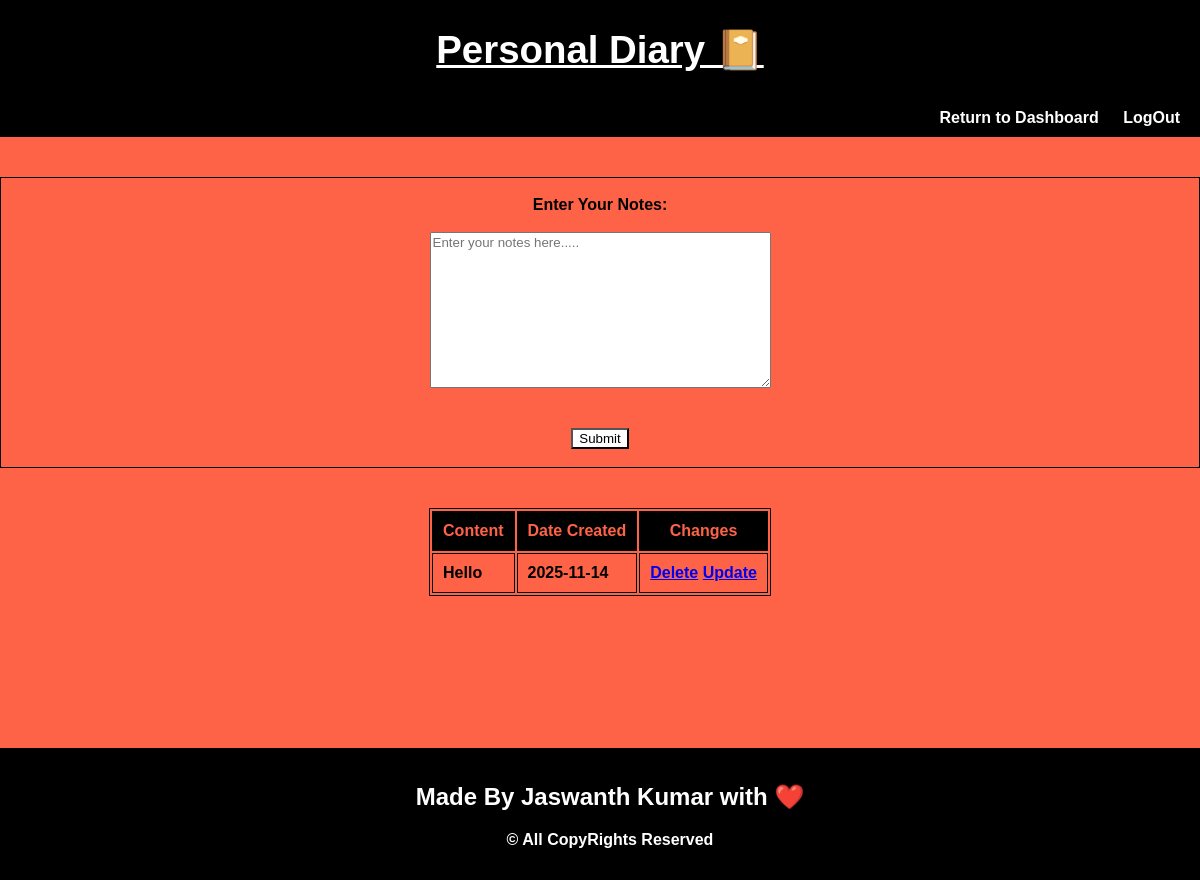
/personalnotes (signed in), run on an earlier commit of the app's database.
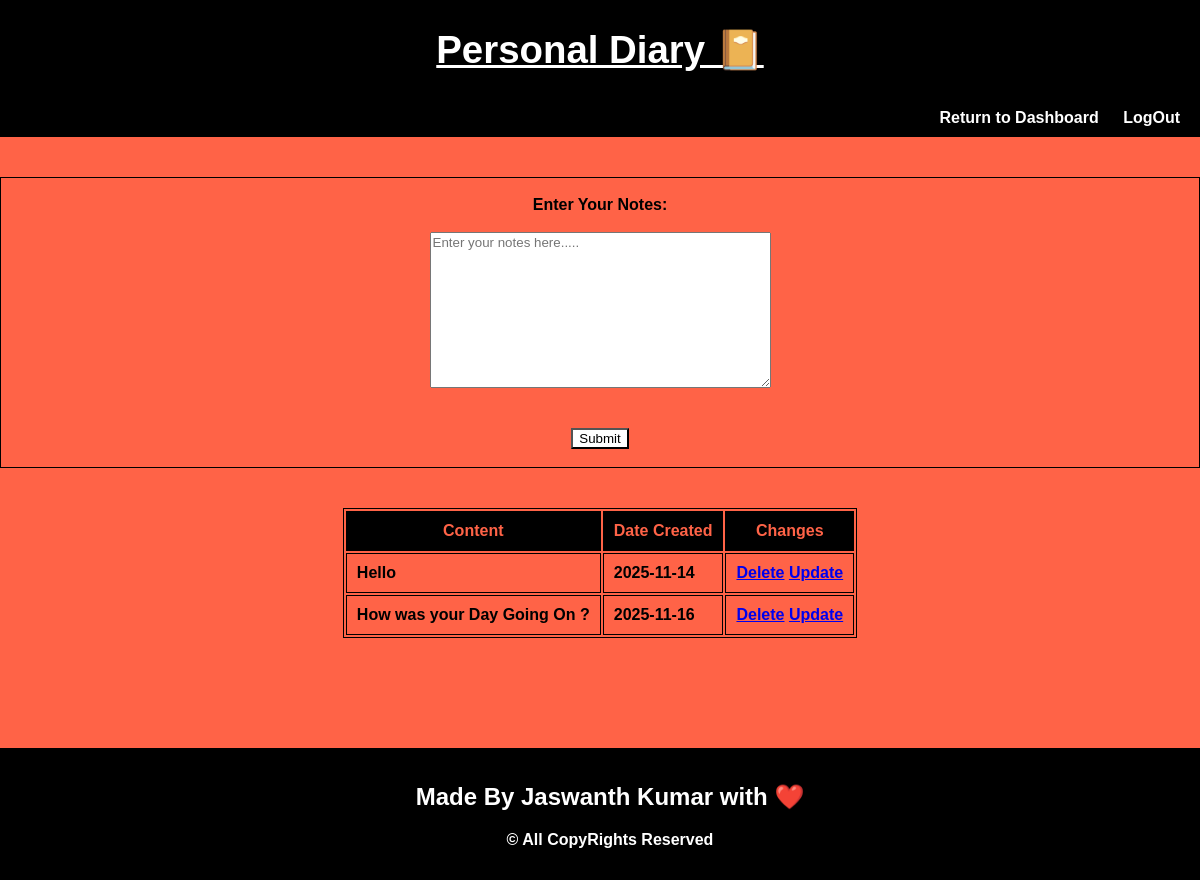
And on a later commit of the database.
### app.py (models this page shows)
class Note(db.Model):
    id = db.Column(db.Integer, primary_key=True)
    note_text = db.Column(db.String(1000), nullable=False)
    date_created = db.Column(db.DateTime, default=datetime.utcnow)
    user_id = db.Column(db.Integer, db.ForeignKey('user.id'))

### app.py (the view)
@app.route('/personalnotes',methods=['POST','GET'])
def personalnotes():
    if 'userid' not in session:
        return redirect('/')
    current_user = User.query.filter_by(userid=session['userid']).first()
    if request.method == 'POST':
        personal_notes = request.form['notes']
        new_notes = Note(note_text=personal_notes,user_id=current_user.id)
        try:
            db.session.add(new_notes)
            db.session.commit()
            return redirect('/personalnotes')
        except:
            return "There was an Issue"
    else:
        notes = Note.query.filter_by(user_id=current_user.id).order_by(Note.date_created)
        return render_template('personalnotes.html',notes=notes)

### templates/personalnotes.html (shortened to what this page needs)
<!DOCTYPE html>
<html>
    <head>
    </head>
    <body>
        <header>
            <h1>Personal Diary 📔</h1>
        </header>
        <nav>
            <a href="{{url_for('dashboard')}}">Return to Dashboard</a>
            <a href="{{url_for('logout')}}">LogOut</a>
        </nav>
        <div class="container">
            <div class="noteform">
                <form class="schedule" action="/personalnotes" method="POST">
                    <br>
                    <label><b>Enter Your Notes: <b></b></label><br><br>
                    <textarea name="notes" rows="10" cols="40" placeholder="Enter your notes here....." required></textarea><br><br><br>
                    <input type="submit" name="submit" id="submit"><br><br>
                </form>
            </div>
        </div>
        <div class="container-2">
            <div class="notetable">
                <table>
                    <tr>
                        <th>Content</th>
                        <th>Date Created</th>
                        <th>Changes</th>
                    </tr>
                    {% for note in notes %}
                    <tr>
                        <td>{{note.note_text}}</td>
                        <td>{{note.date_created.date()}}</td>
                        <td>
                            <a href="/del/{{note.id}}">Delete</a>
                            <a href="/upd/{{note.id}}">Update</a>
                        </td>
                    </tr>
                    {% endfor %}
                </table>
            </div>
        </div>
    </body>
    <footer>
        <h2>Made By Jaswanth Kumar with ❤️</h2>
        <p>&copy; All CopyRights Reserved</p>
    </footer>
</html>

What changed in the data, as far as the page shows it:
added Note: note_text "How was your Day Going On ?", date_created "2025-11-16"
